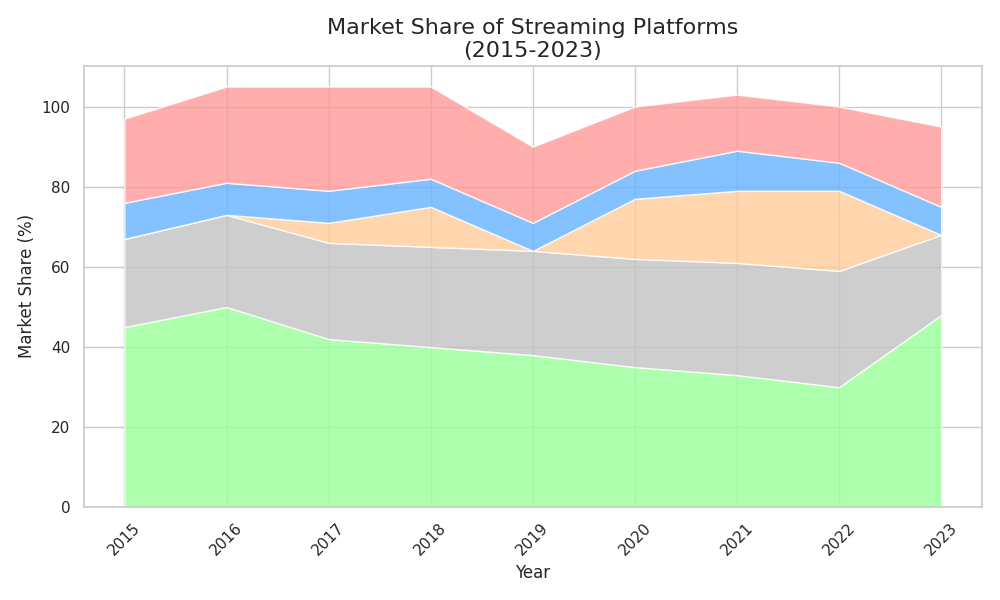

The script that drew this image:
import matplotlib.pyplot as plt
import numpy as np

years = np.array(range(2015, 2024))

netflix = np.array([45, 50, 42, 40, 38, 35, 33, 30, 48])
amazon_prime = np.array([22, 23, 24, 25, 26, 27, 28, 29, 20])
disney_plus = np.array([0, 0, 5, 10, 0, 15, 18, 20, 0])
hulu = np.array([9, 8, 8, 7, 7, 7, 10, 7, 7])
others = np.array([21, 24, 26, 23, 19, 16, 14, 14, 20])

fig, ax = plt.subplots(figsize=(10, 6))

ax.stackplot(years, netflix, amazon_prime, disney_plus, hulu, others,
    colors=['#99FF99', '#C2C2C2', '#FFCC99', '#66B2FF', '#FF9999'], alpha=0.8)

ax.set_title('Market Share of Streaming Platforms\n(2015-2023)', fontsize=16)
ax.set_xlabel('Year', fontsize=12)
ax.set_ylabel('Market Share (%)', fontsize=12)
ax.set_xticks(years)
ax.set_xticklabels(years, rotation=45)

plt.tight_layout(rect=[0, 0, 1, 1])

plt.show()
